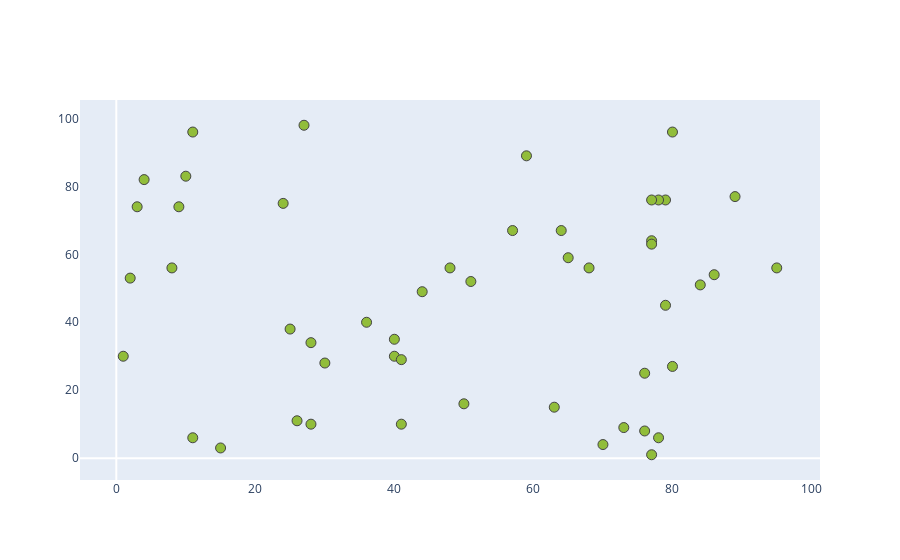

Notebook code cell kept with this figure:
### Code cell
random_x = np.random.randint(1, 100, 50)
random_y = np.random.randint(1, 100, 50)

data = [go.Scatter(
    x = random_x,
    y = random_y,
    mode = 'markers',
    marker = dict(
        size=10,
        color = '#91BD3A',
        symbol = 'circle',
        line = dict(width=1)
    )
    )]

layout = go.Layout(
    xaxis = dict(
        showgrid = False,
        showline = False,
    ),
    yaxis = dict(
        showgrid = False,
        showline = False,
    ),
)
fig = go.Figure(data= data,layout=layout)
iplot(fig)

### Figure 1 — Plotly figure (JSON) as saved in the notebook; plotly's stock layout.template omitted (floating-point values rounded to 4 significant figures)
{"data": [{"marker": {"color": "#91BD3A", "line": {"width": 1}, "size": 10, "symbol": "circle"}, "mode": "markers", "type": "scatter", "x": [28, 1, 30, 79, 48, 78, 11, 2, 77, 68, 3, 65, 40, 57, 76, 28, 41, 8, 77, 80, 84, 25, 95, 63, 79, 51, 77, 50, 73, 36, 27, 80, 11, 64, 78, 41, 76, 59, 86, 70, 40, 77, 9, 44, 24, 4, 26, 15, 89, 10], "y": [10, 30, 28, 76, 56, 76, 6, 53, 76, 56, 74, 59, 30, 67, 8, 34, 10, 56, 1, 27, 51, 38, 56, 15, 45, 52, 64, 16, 9, 40, 98, 96, 96, 67, 6, 29, 25, 89, 54, 4, 35, 63, 74, 49, 75, 82, 11, 3, 77, 83]}], "layout": {"xaxis": {"showgrid": false, "showline": false}, "yaxis": {"showgrid": false, "showline": false}}}
